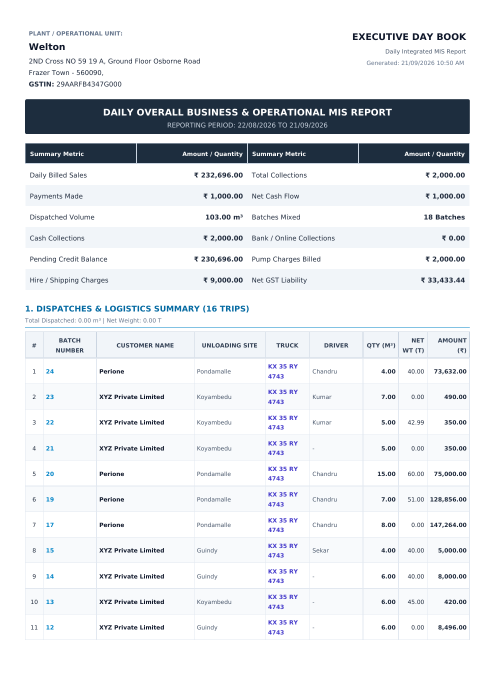
#> input picture tmp/pdfs/overall-layout-check.png, 990 x 1400 px (shown at 1/2 size)
$ python batch_sheet_ocr.py ../tmp/pdfs/overall-layout-check.png
#> lines starting #> are read from the running program, lines starting #| are printed output that depends on the picture
import sys
import os
import json
import re
import hashlib
import cv2
import numpy as np

# Ensure stdout/stderr uses utf-8 on Windows
if sys.platform == 'win32':
    import io
    sys.stdout = io.TextIOWrapper(sys.stdout.buffer, encoding='utf-8', errors='replace')
    sys.stderr = io.TextIOWrapper(sys.stderr.buffer, encoding='utf-8', errors='replace')

PATTERNS_CACHE_FILE = os.path.join(os.path.dirname(os.path.abspath(__file__)), 'patterns_cache.json')

BRAND_SIGNATURES = [
    'schwing', 'stetter', 'mci 360', 'mci360', 'm1.5', 'm2.5', 'cp30', 'm1',
    'macons', 'apollo', 'aquarius', 'command alkon', 'putzmeister', 'liebherr',
    'kyc', 'simem', 'bhs', 'elkon', 'ajax', 'fiori'
]

# Standard 20 concrete batching material definitions
DEFAULT_CONCRETE_COLUMNS = [
    'D SAND', 'M SAND', '20MM', '12MM', 'AGG 5', 'AGG 6', 'GGBS',
    'CEM1', 'CEM2', 'FLY', 'CEM5', 'WTR', 'WC', 'WTR 2', 'ICE',
    'ADM 1', 'ADM 2', 'ADM 3', 'ADM 4', 'SIL'
]

# -------------------------------------------------------------
# Phase 1: Layout Fingerprint Hash (O(K log K) Time, O(K) Space)
# -------------------------------------------------------------
# [44 lines left out: functions generate_layout_fingerprint, load_patterns_cache, save_pattern_to_cache, not called in this run]

# -------------------------------------------------------------
# Image Pre-processing & OCR
# -------------------------------------------------------------
def preprocess_image(image_path):
#> called with image_path = '../tmp/pdfs/overall-layout-check.png'
    img = cv2.imread(image_path)
#> img is the input picture: shape (1400, 990, 3); mean B, G, R 236.8, 233.8, 231.4
    if img is None:
        raise ValueError(f"Could not load image: {image_path}")

    gray = cv2.cvtColor(img, cv2.COLOR_BGR2GRAY)
    clahe = cv2.createCLAHE(clipLimit=2.0, tileGridSize=(8, 8))
    enhanced = clahe.apply(gray)
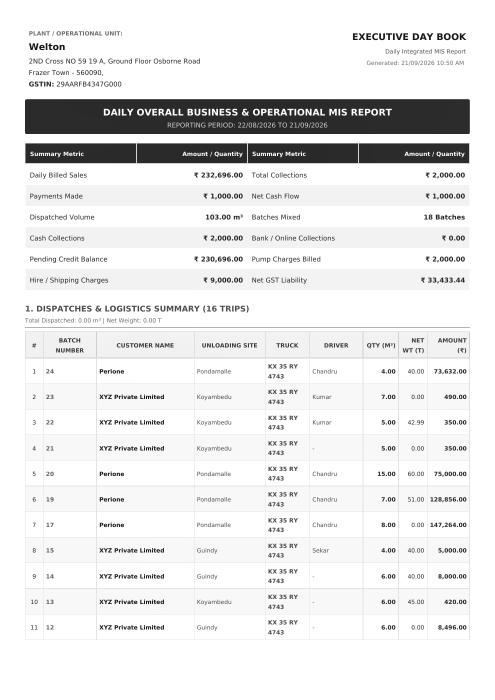
#> enhanced: shape (1400, 990) (shown at 1/2 size); min 22, max 255, mean 232.8
    norm_img = cv2.normalize(enhanced, None, alpha=0, beta=255, norm_type=cv2.NORM_MINMAX)
    return norm_img

# [59 lines left out: functions clean_time, clean_date, clean_float, clean_truck_no, clean_text_field, not called in this run]

def parse_with_easyocr(image_path):
    import easyocr
    processed = preprocess_image(image_path)
    reader = easyocr.Reader(['en'], gpu=False, verbose=False)
    results = reader.readtext(processed, detail=1)

    tokens = []
    for bbox, text, conf in results:
        text = text.strip()
        if not text:
            continue
        xs = [pt[0] for pt in bbox]
        ys = [pt[1] for pt in bbox]
        min_x, max_x = min(xs), max(xs)
        min_y, max_y = min(ys), max(ys)
        tokens.append({
            'text': text,
            'conf': float(conf),
            'x': min_x,
            'y': min_y,
            'w': max_x - min_x,
            'h': max_y - min_y,
            'cx': (min_x + max_x) / 2,
            'cy': (min_y + max_y) / 2,
        })
    return tokens

# -------------------------------------------------------------
# Phase 3: Spatial Structured Data & Pattern Extractor
# -------------------------------------------------------------
# [218 lines left out: function extract_structured_data, not called in this run]

def main():
    if len(sys.argv) < 2:
        print(json.dumps({'success': False, 'error': 'Usage: python batch_sheet_ocr.py <image_or_pdf_path>'}))
        sys.exit(1)

    file_path = sys.argv[1]
    if not os.path.exists(file_path):
        print(json.dumps({'success': False, 'error': f'File not found: {file_path}'}))
        sys.exit(1)

    try:
        tokens = parse_with_easyocr(file_path)
        raw_text = ' '.join(t['text'] for t in tokens)
        structured = extract_structured_data(tokens)

        output = {
            'success': True,
            'header': structured['header'],
            'materials': structured['materials'],
            'raw_text': raw_text,
            'confidence': structured['confidence'],
            'field_scores': structured['field_scores'],
            'layout_fingerprint': structured['fingerprint'],
        }

        print(json.dumps(output, ensure_ascii=False, indent=2))

    except Exception as e:
        print(json.dumps({
            'success': False,
            'error': str(e)
        }))
        sys.exit(1)

if __name__ == '__main__':
    main()
#> (the call stopped at in parse_with_easyocr, `reader = easyocr.Reader(['en'], gpu=False, verbose=False)`: easyocr is not available in this run)
